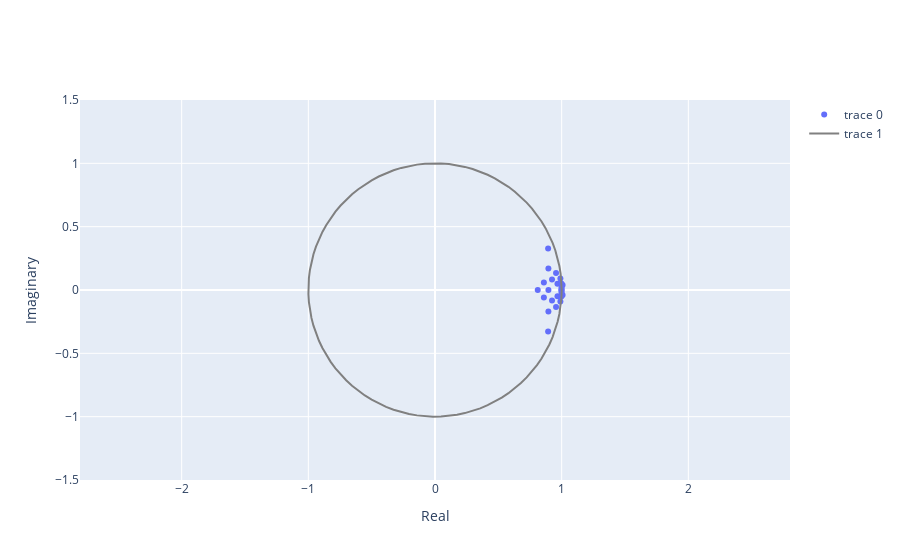

Notebook source saved alongside this figure:
### Markdown cell above
This does make sense. Now let's take a look at the eigenvalues of $\mathbf{\tilde{A}}$ and see if our modes are stable. We can plot the eigenvalues using the `.plot_eigenvalues()` method`.

### Code cell
dmd_visualizer.plot_eigenvalues("plotly")
